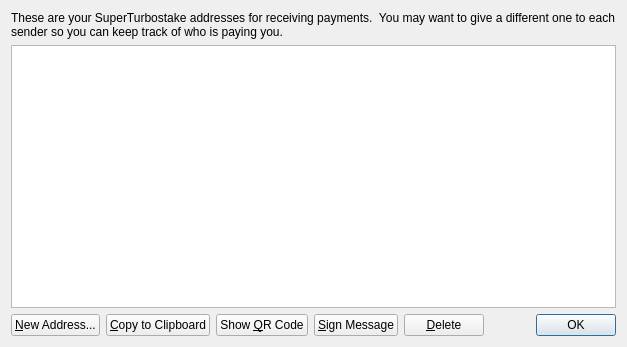
<?xml version="1.0" encoding="UTF-8"?>
<ui version="4.0">
 <class>AddressBookPage</class>
 <widget class="QWidget" name="AddressBookPage">
  <property name="geometry">
   <rect>
    <x>0</x>
    <y>0</y>
    <width>627</width>
    <height>347</height>
   </rect>
  </property>
  <property name="windowTitle">
   <string>Address Book</string>
  </property>
  <layout class="QVBoxLayout" name="verticalLayout">
   <item>
    <widget class="QLabel" name="labelExplanation">
     <property name="text">
      <string>These are your SuperTurbostake addresses for receiving payments.  You may want to give a different one to each sender so you can keep track of who is paying you.</string>
     </property>
     <property name="textFormat">
      <enum>Qt::AutoText</enum>
     </property>
     <property name="wordWrap">
      <bool>true</bool>
     </property>
    </widget>
   </item>
   <item>
    <widget class="QTableView" name="tableView">
     <property name="toolTip">
      <string>Double-click to edit address or label</string>
     </property>
     <property name="alternatingRowColors">
      <bool>true</bool>
     </property>
     <property name="selectionMode">
      <enum>QAbstractItemView::SingleSelection</enum>
     </property>
     <property name="selectionBehavior">
      <enum>QAbstractItemView::SelectRows</enum>
     </property>
     <property name="sortingEnabled">
      <bool>true</bool>
     </property>
     <attribute name="verticalHeaderVisible">
      <bool>false</bool>
     </attribute>
    </widget>
   </item>
   <item>
    <layout class="QHBoxLayout" name="horizontalLayout">
     <item>
      <widget class="QPushButton" name="newAddressButton">
       <property name="toolTip">
        <string>Create a new address</string>
       </property>
       <property name="text">
        <string>&amp;New Address...</string>
       </property>
       <property name="icon">
        <iconset resource="../bitcoin.qrc">
         <normaloff>:/icons/add</normaloff>:/icons/add</iconset>
       </property>
      </widget>
     </item>
     <item>
      <widget class="QPushButton" name="copyToClipboard">
       <property name="toolTip">
        <string>Copy the currently selected address to the system clipboard</string>
       </property>
       <property name="text">
        <string>&amp;Copy to Clipboard</string>
       </property>
       <property name="icon">
        <iconset resource="../bitcoin.qrc">
         <normaloff>:/icons/editcopy</normaloff>:/icons/editcopy</iconset>
       </property>
      </widget>
     </item>
     <item>
      <widget class="QPushButton" name="showQRCode">
       <property name="text">
        <string>Show &amp;QR Code</string>
       </property>
       <property name="icon">
        <iconset resource="../bitcoin.qrc">
         <normaloff>:/images/qrcode</normaloff>:/images/qrcode</iconset>
       </property>
      </widget>
     </item>
     <item>
      <widget class="QPushButton" name="signMessage">
       <property name="toolTip">
        <string>Sign a message to prove you own this address</string>
       </property>
       <property name="text">
        <string>&amp;Sign Message</string>
       </property>
       <property name="icon">
        <iconset resource="../bitcoin.qrc">
         <normaloff>:/icons/edit</normaloff>:/icons/edit</iconset>
       </property>
      </widget>
     </item>
     <item>
      <widget class="QPushButton" name="deleteButton">
       <property name="toolTip">
        <string>Delete the currently selected address from the list. Only sending addresses can be deleted.</string>
       </property>
       <property name="text">
        <string>&amp;Delete</string>
       </property>
       <property name="icon">
        <iconset resource="../bitcoin.qrc">
         <normaloff>:/icons/remove</normaloff>:/icons/remove</iconset>
       </property>
      </widget>
     </item>
     <item>
      <spacer name="horizontalSpacer">
       <property name="orientation">
        <enum>Qt::Horizontal</enum>
       </property>
       <property name="sizeHint" stdset="0">
        <size>
         <width>40</width>
         <height>20</height>
        </size>
       </property>
      </spacer>
     </item>
     <item>
      <widget class="QDialogButtonBox" name="buttonBox">
       <property name="sizePolicy">
        <sizepolicy hsizetype="Maximum" vsizetype="Fixed">
         <horstretch>0</horstretch>
         <verstretch>0</verstretch>
        </sizepolicy>
       </property>
       <property name="standardButtons">
        <set>QDialogButtonBox::Ok</set>
       </property>
      </widget>
     </item>
    </layout>
   </item>
  </layout>
 </widget>
 <resources>
  <include location="../bitcoin.qrc"/>
 </resources>
 <connections/>
</ui>
